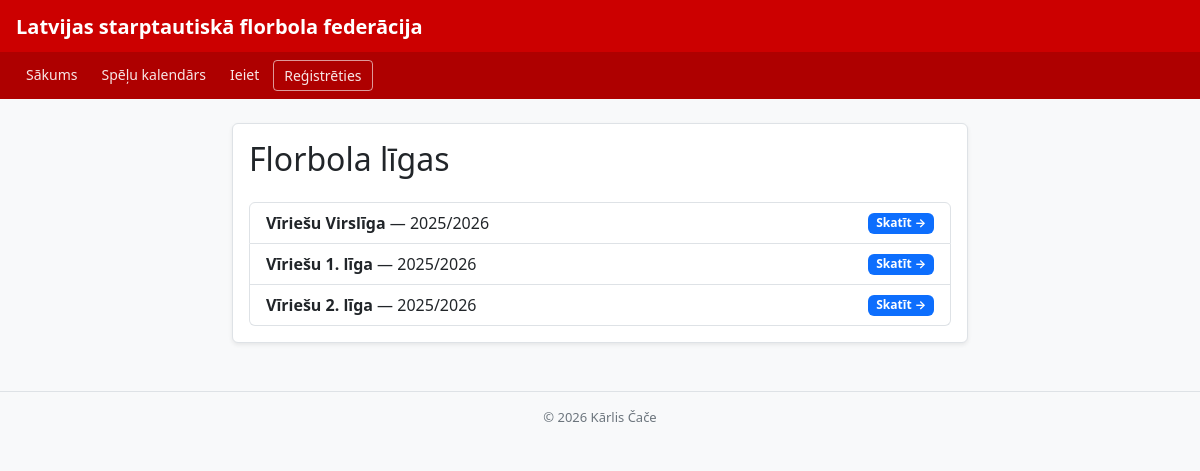
The page / on the database its author committed.
### tables this page shows
CREATE TABLE ligas (
            id        INTEGER PRIMARY KEY AUTOINCREMENT,
            nosaukums TEXT NOT NULL,
            sezona    TEXT NOT NULL
        );

### app.py (the view)
@app.route("/")#sākuma lapa, kurā parāda visas pieejamās līgas
def sakums():
  conn = get_db()
  ligas = conn.execute("SELECT * FROM ligas").fetchall()
  conn.close()
  return render_template("index.html", ligas=ligas)

### app.py (called while the page is built)
def get_db(): #izveido savienojumu ar datubāzi
    conn = sqlite3.connect(fails, check_same_thread=False)
    conn.execute("PRAGMA foreign_keys = ON")
    conn.row_factory = sqlite3.Row
    return conn

### templates/index.html
{% extends "pamats.html" %}
{% block content %}
<div class="row justify-content-center mt-4">
    <div class="col-md-8">
        <div class="card shadow-sm">
            <div class="card-body">
                <h2 class="mb-4">Florbola līgas</h2>
                {% if ligas %}
                    <div class="list-group">
                        {% for liga in ligas %}
                            <a href="/tabula/{{ liga.id }}"
                               class="list-group-item list-group-item-action d-flex justify-content-between align-items-center">
                                <span><strong>{{ liga.nosaukums }}</strong> &mdash; {{ liga.sezona }}</span>
                                <span class="badge bg-primary">Skatīt &rarr;</span>
                            </a>
                        {% endfor %}
                    </div>
                {% else %}
                    <p class="text-muted">Nav nevienas līgas.</p>
                {% endif %}
            </div>
        </div>
    </div>
</div>
{% endblock %}

### templates/pamats.html (style rules this page uses)
body { background: #f8f9fa; }
.card { border: 1px solid #dee2e6; border-radius: 6px; }

### rows shown on the page
ligas: nosaukums "Vīriešu Virslīga", sezona "2025/2026"
ligas: nosaukums "Vīriešu 1. līga", sezona "2025/2026"
ligas: nosaukums "Vīriešu 2. līga", sezona "2025/2026"
